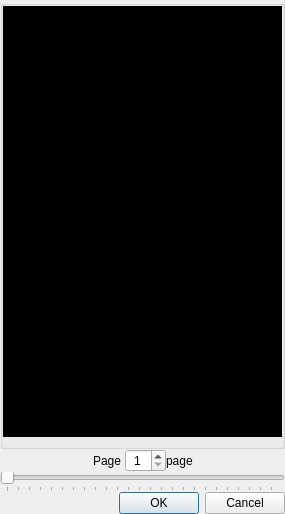
<?xml version="1.0" encoding="UTF-8"?>
<ui version="4.0">
 <class>GoPageDialog</class>
 <widget class="QDialog" name="GoPageDialog">
  <property name="geometry">
   <rect>
    <x>0</x>
    <y>0</y>
    <width>285</width>
    <height>514</height>
   </rect>
  </property>
  <property name="windowTitle">
   <string>Go to Page</string>
  </property>
  <property name="windowIcon">
   <iconset resource="../data/main_window_view.qrc">
    <normaloff>:/icons/icons/edit-find.png</normaloff>:/icons/icons/edit-find.png</iconset>
  </property>
  <property name="locale">
   <locale language="English" country="UnitedStates"/>
  </property>
  <property name="modal">
   <bool>true</bool>
  </property>
  <layout class="QVBoxLayout" name="verticalLayout">
   <property name="spacing">
    <number>0</number>
   </property>
   <property name="sizeConstraint">
    <enum>QLayout::SizeConstraint::SetDefaultConstraint</enum>
   </property>
   <property name="leftMargin">
    <number>0</number>
   </property>
   <property name="topMargin">
    <number>0</number>
   </property>
   <property name="rightMargin">
    <number>0</number>
   </property>
   <property name="bottomMargin">
    <number>0</number>
   </property>
   <item>
    <layout class="QVBoxLayout" name="vertical_layout">
     <property name="spacing">
      <number>0</number>
     </property>
     <item>
      <widget class="QGroupBox" name="group_box">
       <property name="title">
        <string/>
       </property>
       <property name="alignment">
        <set>Qt::AlignmentFlag::AlignCenter</set>
       </property>
       <property name="flat">
        <bool>false</bool>
       </property>
       <layout class="QVBoxLayout" name="vertical_layout_3">
        <property name="spacing">
         <number>0</number>
        </property>
        <property name="leftMargin">
         <number>0</number>
        </property>
        <property name="topMargin">
         <number>0</number>
        </property>
        <property name="rightMargin">
         <number>0</number>
        </property>
        <property name="bottomMargin">
         <number>9</number>
        </property>
        <item>
         <widget class="QScrollArea" name="scroll_area">
          <property name="focusPolicy">
           <enum>Qt::FocusPolicy::NoFocus</enum>
          </property>
          <property name="styleSheet">
           <string notr="true">background-color: rgb(0, 0, 0);</string>
          </property>
          <property name="frameShape">
           <enum>QFrame::Shape::NoFrame</enum>
          </property>
          <property name="frameShadow">
           <enum>QFrame::Shadow::Sunken</enum>
          </property>
          <property name="verticalScrollBarPolicy">
           <enum>Qt::ScrollBarPolicy::ScrollBarAlwaysOff</enum>
          </property>
          <property name="horizontalScrollBarPolicy">
           <enum>Qt::ScrollBarPolicy::ScrollBarAlwaysOff</enum>
          </property>
          <property name="sizeAdjustPolicy">
           <enum>QAbstractScrollArea::SizeAdjustPolicy::AdjustToContents</enum>
          </property>
          <property name="widgetResizable">
           <bool>true</bool>
          </property>
          <property name="alignment">
           <set>Qt::AlignmentFlag::AlignCenter</set>
          </property>
          <widget class="QWidget" name="scroll_area_widget_contents">
           <property name="geometry">
            <rect>
             <x>0</x>
             <y>0</y>
             <width>277</width>
             <height>425</height>
            </rect>
           </property>
           <property name="sizePolicy">
            <sizepolicy hsizetype="Expanding" vsizetype="Expanding">
             <horstretch>0</horstretch>
             <verstretch>0</verstretch>
            </sizepolicy>
           </property>
           <layout class="QHBoxLayout" name="horizontal_layout">
            <property name="spacing">
             <number>0</number>
            </property>
            <property name="leftMargin">
             <number>0</number>
            </property>
            <property name="topMargin">
             <number>0</number>
            </property>
            <property name="rightMargin">
             <number>0</number>
            </property>
            <property name="bottomMargin">
             <number>0</number>
            </property>
            <item>
             <widget class="QLabel" name="page_label">
              <property name="sizePolicy">
               <sizepolicy hsizetype="Expanding" vsizetype="Expanding">
                <horstretch>0</horstretch>
                <verstretch>0</verstretch>
               </sizepolicy>
              </property>
              <property name="frameShape">
               <enum>QFrame::Shape::Panel</enum>
              </property>
              <property name="frameShadow">
               <enum>QFrame::Shadow::Raised</enum>
              </property>
              <property name="text">
               <string/>
              </property>
              <property name="pixmap">
               <pixmap resource="../data/main_window_view.qrc">:/icons/icons/edit-find.png</pixmap>
              </property>
              <property name="alignment">
               <set>Qt::AlignmentFlag::AlignCenter</set>
              </property>
             </widget>
            </item>
           </layout>
          </widget>
         </widget>
        </item>
       </layout>
      </widget>
     </item>
     <item>
      <layout class="QGridLayout" name="grid_layout">
       <property name="spacing">
        <number>0</number>
       </property>
       <item row="2" column="5">
        <spacer name="horizontal_spacer_right">
         <property name="orientation">
          <enum>Qt::Orientation::Horizontal</enum>
         </property>
         <property name="sizeHint" stdset="0">
          <size>
           <width>40</width>
           <height>20</height>
          </size>
         </property>
        </spacer>
       </item>
       <item row="2" column="0">
        <spacer name="horizontalSpacer">
         <property name="orientation">
          <enum>Qt::Orientation::Horizontal</enum>
         </property>
         <property name="sizeHint" stdset="0">
          <size>
           <width>40</width>
           <height>20</height>
          </size>
         </property>
        </spacer>
       </item>
       <item row="2" column="2">
        <widget class="QSpinBox" name="spin_box_go_page">
         <property name="wrapping">
          <bool>false</bool>
         </property>
         <property name="alignment">
          <set>Qt::AlignmentFlag::AlignCenter</set>
         </property>
         <property name="buttonSymbols">
          <enum>QAbstractSpinBox::ButtonSymbols::UpDownArrows</enum>
         </property>
         <property name="accelerated">
          <bool>true</bool>
         </property>
         <property name="correctionMode">
          <enum>QAbstractSpinBox::CorrectionMode::CorrectToNearestValue</enum>
         </property>
         <property name="suffix">
          <string notr="true"/>
         </property>
         <property name="prefix">
          <string notr="true"/>
         </property>
         <property name="minimum">
          <number>1</number>
         </property>
         <property name="singleStep">
          <number>1</number>
         </property>
        </widget>
       </item>
       <item row="2" column="1">
        <widget class="QLabel" name="page_label_2">
         <property name="text">
          <string>Page </string>
         </property>
        </widget>
       </item>
       <item row="2" column="3">
        <widget class="QLabel" name="total_page_label">
         <property name="text">
          <string>page</string>
         </property>
        </widget>
       </item>
       <item row="3" column="0" colspan="6">
        <widget class="QSlider" name="horizontal_slider">
         <property name="focusPolicy">
          <enum>Qt::FocusPolicy::StrongFocus</enum>
         </property>
         <property name="autoFillBackground">
          <bool>false</bool>
         </property>
         <property name="minimum">
          <number>1</number>
         </property>
         <property name="pageStep">
          <number>4</number>
         </property>
         <property name="orientation">
          <enum>Qt::Orientation::Horizontal</enum>
         </property>
         <property name="invertedAppearance">
          <bool>false</bool>
         </property>
         <property name="invertedControls">
          <bool>false</bool>
         </property>
         <property name="tickPosition">
          <enum>QSlider::TickPosition::TicksBelow</enum>
         </property>
         <property name="tickInterval">
          <number>4</number>
         </property>
        </widget>
       </item>
      </layout>
     </item>
    </layout>
   </item>
   <item>
    <widget class="QDialogButtonBox" name="buttonBox">
     <property name="focusPolicy">
      <enum>Qt::FocusPolicy::NoFocus</enum>
     </property>
     <property name="locale">
      <locale language="English" country="UnitedStates"/>
     </property>
     <property name="orientation">
      <enum>Qt::Orientation::Horizontal</enum>
     </property>
     <property name="standardButtons">
      <set>QDialogButtonBox::StandardButton::Cancel|QDialogButtonBox::StandardButton::Ok</set>
     </property>
     <property name="centerButtons">
      <bool>false</bool>
     </property>
    </widget>
   </item>
  </layout>
 </widget>
 <resources>
  <include location="../data/main_window_view.qrc"/>
 </resources>
 <connections>
  <connection>
   <sender>horizontal_slider</sender>
   <signal>valueChanged(int)</signal>
   <receiver>spin_box_go_page</receiver>
   <slot>setValue(int)</slot>
   <hints>
    <hint type="sourcelabel">
     <x>141</x>
     <y>466</y>
    </hint>
    <hint type="destinationlabel">
     <x>38</x>
     <y>438</y>
    </hint>
   </hints>
  </connection>
  <connection>
   <sender>spin_box_go_page</sender>
   <signal>valueChanged(int)</signal>
   <receiver>horizontal_slider</receiver>
   <slot>setValue(int)</slot>
   <hints>
    <hint type="sourcelabel">
     <x>38</x>
     <y>438</y>
    </hint>
    <hint type="destinationlabel">
     <x>141</x>
     <y>466</y>
    </hint>
   </hints>
  </connection>
  <connection>
   <sender>horizontal_slider</sender>
   <signal>valueChanged(int)</signal>
   <receiver>GoPageDialog</receiver>
   <slot>update()</slot>
   <hints>
    <hint type="sourcelabel">
     <x>152</x>
     <y>464</y>
    </hint>
    <hint type="destinationlabel">
     <x>152</x>
     <y>256</y>
    </hint>
   </hints>
  </connection>
  <connection>
   <sender>buttonBox</sender>
   <signal>accepted()</signal>
   <receiver>GoPageDialog</receiver>
   <slot>accept()</slot>
   <hints>
    <hint type="sourcelabel">
     <x>256</x>
     <y>508</y>
    </hint>
    <hint type="destinationlabel">
     <x>157</x>
     <y>253</y>
    </hint>
   </hints>
  </connection>
  <connection>
   <sender>buttonBox</sender>
   <signal>rejected()</signal>
   <receiver>GoPageDialog</receiver>
   <slot>reject()</slot>
   <hints>
    <hint type="sourcelabel">
     <x>278</x>
     <y>508</y>
    </hint>
    <hint type="destinationlabel">
     <x>286</x>
     <y>253</y>
    </hint>
   </hints>
  </connection>
 </connections>
 <slots>
  <slot>go_to_page()</slot>
 </slots>
</ui>
